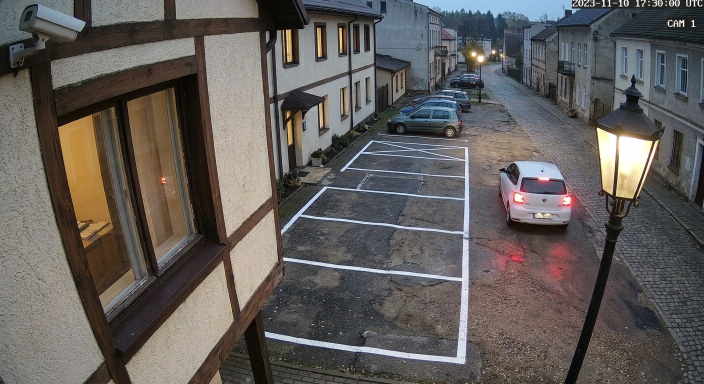
#> input picture content/cases/zawierzbie/art/src/c01.jpg, 1408 x 768 px (shown at 1/2 size); its folder holds 8 pictures in this run
$ python cctv.py
#> lines starting #> are read from the running program, lines starting #| are printed output that depends on the picture; after the words box and inside, x2 and y2 are one past the last pixel; in counts of white or black regions, pixels touching at a corner belong together
#!/usr/bin/env python3
"""
Przygotowuje klatki monitoringu z obrazów źródłowych (art/src/cNN.jpg) do assets/ (1600×900, 16:9).
Uruchom: python3 content/cases/zawierzbie/art/cctv.py   (wymaga Pillow i numpy)

- podmienia wypalony znacznik czasu na zgodny ze sprawą,
- przemalowuje biały samochód zaparkowany na ulicy w późniejszych klatkach na ciemny
  (żeby nie mylił się z autem, które wyjeżdża o 18:31),
- nanosi logo firmy na bus i fragment tablicy rejestracyjnej.
Stacja paliw i dworek: polskie napisy zamiast angielskich, polskie tablice, opis kamery.
"""
from pathlib import Path

import numpy as np
from PIL import Image, ImageDraw, ImageFilter, ImageFont

HERE = Path(__file__).resolve().parent
SRC = HERE / "src"
OUT = HERE.parent / "assets"
SIZE = (1600, 900)
MONO_CANDIDATES = [
    "/usr/share/fonts/truetype/dejavu/DejaVuSansMono.ttf",
    "/usr/share/fonts/truetype/liberation/LiberationMono-Regular.ttf",
    "C:/Windows/Fonts/consola.ttf",
    "/Library/Fonts/Courier New.ttf",
]
SERIF_CANDIDATES = [
    "/usr/share/fonts/truetype/dejavu/DejaVuSerif.ttf",
    "/usr/share/fonts/truetype/liberation/LiberationSerif-Regular.ttf",
    "C:/Windows/Fonts/times.ttf",
    "/Library/Fonts/Times New Roman.ttf",
]
SANS_BOLD_CANDIDATES = [
    "/usr/share/fonts/truetype/dejavu/DejaVuSans-Bold.ttf",
    "/usr/share/fonts/truetype/liberation/LiberationSans-Bold.ttf",
    "C:/Windows/Fonts/arialbd.ttf",
    "/Library/Fonts/Arial Bold.ttf",
]


def font(candidates, size):
    for p in candidates:
        if Path(p).exists():
            return ImageFont.truetype(p, size)
    return ImageFont.load_default()


def timestamp(img, text):
    """Zastępuje wypalony znacznik czasu (prawy górny róg)."""
    d = ImageDraw.Draw(img)
    d.rectangle((1138, 0, 1408, 18), fill=(18, 18, 18))
    d.text((1404, 1), text, font=font(MONO_CANDIDATES, 16), fill=(238, 238, 238), anchor="ra")


def darken_car(img, box, keep=None):
    """Lakier w obrysie auta → ciemny (cienie i odblaski zostają, czerwone światła bez zmian)."""
    im = np.asarray(img).astype(float) / 255
    x0, y0, x1, y1 = box
    mask = Image.new("L", img.size, 0)
    ImageDraw.Draw(mask).rounded_rectangle(box, radius=min(x1 - x0, y1 - y0) // 4, fill=255)
    m = np.asarray(mask.filter(ImageFilter.GaussianBlur(2))).astype(float)[y0:y1, x0:x1] / 255
    region = im[y0:y1, x0:x1]
    r, g, b = region[..., 0], region[..., 1], region[..., 2]
    red = np.clip((r - np.maximum(g, b) * 1.35) / 0.15, 0, 1)  # tylne światła (z jasnym środkiem)
    red = np.asarray(Image.fromarray((red * 255).astype("uint8")).filter(ImageFilter.MaxFilter(9))
                     .filter(ImageFilter.GaussianBlur(1.5))).astype(float) / 255
    w = m * (1 - red) * np.clip((region.max(axis=2) - 0.18) / 0.15, 0, 1)
    if keep:
        kx0, ky0, kx1, ky1 = keep
        w[ky0 - y0:ky1 - y0, kx0 - x0:kx1 - x0] = 0
    lum = region.mean(axis=2, keepdims=True)
    dark = lum * 0.22 + np.array([0.02, 0.025, 0.045])  # granat/grafit
    region[:] = region * (1 - w[..., None]) + dark * w[..., None]
    return Image.fromarray((np.clip(im, 0, 1) * 255).astype("uint8"))


def clone_from(img, donor, box, feather=12):
    """Wstawia fragment z innej klatki tego samego ujęcia; oświetlenie (gradient) dopasowane do otoczenia."""
    a = np.asarray(img).astype(float)
    b = np.asarray(donor).astype(float)
    x0, y0, x1, y1 = box
    pad = 16
    ring = np.zeros(a.shape[:2], bool)
    ring[y0 - pad:y1 + pad, x0 - pad:x1 + pad] = True
    ring[y0:y1, x0:x1] = False
    ys, xs = np.nonzero(ring)
    A = np.stack([np.ones_like(xs), xs, ys, xs * xs, ys * ys, xs * ys], axis=1).astype(float)
    gy, gx = np.mgrid[y0 - pad:y1 + pad, x0 - pad:x1 + pad]
    G = np.stack([np.ones_like(gx), gx, gy, gx * gx, gy * gy, gx * gy], axis=-1).astype(float)
    sl = (slice(y0 - pad, y1 + pad), slice(x0 - pad, x1 + pad))
    matched = a.copy()
    for c in range(3):
        fa = G @ np.linalg.lstsq(A, a[ys, xs, c], rcond=None)[0]
        fb = G @ np.linalg.lstsq(A, b[ys, xs, c], rcond=None)[0]
        matched[sl + (c,)] = b[sl + (c,)] - fb + fa
    mask = Image.new("L", img.size, 0)
    ImageDraw.Draw(mask).rounded_rectangle(box, radius=feather, fill=255)
    m = np.asarray(mask.filter(ImageFilter.GaussianBlur(feather / 2))).astype(float)[..., None] / 255
    out = a * (1 - m) + matched * m
    return Image.fromarray(np.clip(out, 0, 255).astype("uint8"))


def patch(img, cx, cy, r):
    """Zamazuje drobny element (np. znaczek marki) kolorem otoczenia."""
    im = np.asarray(img).astype(float)
    ring = []
    for y in range(cy - r - 3, cy + r + 4):
        for x in range(cx - r - 3, cx + r + 4):
            dd = (x - cx) ** 2 + (y - cy) ** 2
            if r * r < dd <= (r + 3) ** 2:
                ring.append(im[y, x])
    c = np.mean(ring, axis=0)
    d = ImageDraw.Draw(img)
    d.ellipse((cx - r, cy - r, cx + r, cy + r), fill=tuple(int(v) for v in c))
    return img


def plate(img, box, text):
    x0, y0, x1, y1 = box
    layer = Image.new("RGBA", (x1 - x0, y1 - y0), (232, 232, 228, 255))
    d = ImageDraw.Draw(layer)
    d.rectangle((0, 0, 3, y1 - y0), fill=(30, 60, 150, 255))
    f = font(MONO_CANDIDATES, 9)
    d.text((5, (y1 - y0) / 2), text, font=f, fill=(20, 20, 20, 255), anchor="lm")
    img.paste(layer.filter(ImageFilter.GaussianBlur(0.35)), (x0, y0))
    return img


def van_logo(img, origin, shear=-0.04, scale=1.0):
    """Logo firmy na boku busa (lekko ścięte, zgodnie z perspektywą)."""
    layer = Image.new("RGBA", (215, 48), (0, 0, 0, 0))
    d = ImageDraw.Draw(layer)
    d.text((2, 20), "BĄK-REMONTY", font=font(SANS_BOLD_CANDIDATES, 24), fill=(28, 58, 120, 240), anchor="lm")
    d.text((4, 41), "tel. 600 123 456", font=font(SANS_BOLD_CANDIDATES, 9), fill=(28, 58, 120, 200), anchor="lm")
    if scale != 1.0:
        layer = layer.resize((round(215 * scale), round(48 * scale)), Image.LANCZOS)
    layer = layer.transform(layer.size, Image.AFFINE, (1, 0, 0, shear, 1, 0), resample=Image.BICUBIC)
    img = img.convert("RGBA")
    img.alpha_composite(layer.filter(ImageFilter.GaussianBlur(0.3)), origin)
    return img.convert("RGB")


# [109 lines left out: functions erase_text, text_at, unyellow, eu_plate, frame, orlen_pump and 2 more, not called in this run]


def save(img, name):
    img.convert("RGB").resize(SIZE, Image.LANCZOS).save(OUT / name, quality=86, optimize=True, progressive=True)


PARKED = (1150, 295, 1197, 415)  # biały samochód zaparkowany po prawej (za latarnią)


def build():
    # c01 – 18:31, biały hatchback wyjeżdża (auto kierowniczki)
    img = Image.open(SRC / "c01.jpg").convert("RGB")
#> img is the input picture: PIL image 1408x768 RGB; mean R, G, B 98, 93.6, 90.9
    img = patch(img, 1089, 401, 4)
#> after the loop in patch, `for y in range(cy - r - 3, cy + r + 4):`: ring = 100 items, first 6: [166, 162, 177], [157, 154, 165], [167, 164, 175], [154, 148, 162], [153, 147, 161], [135, 129, 143]
#> in patch, `c = np.mean(ring, axis=0)`: c = [155.7, 151.1, 163.3]
    img = plate(img, (1067, 427, 1105, 437), "TZA 47")
    timestamp(img, "14-11-2025 18:31:05")
    save(img, "c01.jpg")

    # c02 – 20:05, kobieta odchodzi; biały samochód z poprzedniej klatki usunięty (fragment pustej ulicy z c05)
    img = Image.open(SRC / "c02.jpg").convert("RGB")
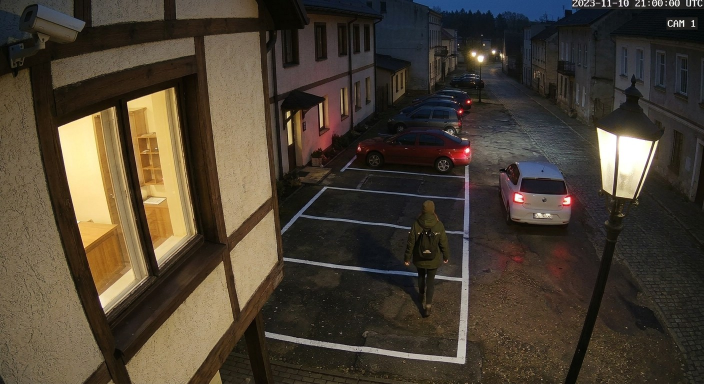
#> input picture content/cases/zawierzbie/art/src/c02.jpg, 1408 x 768 px (shown at 1/2 size)
#> img is the input picture: PIL image 1408x768 RGB; mean R, G, B 73.9, 63.9, 50.6
    img = clone_from(img, Image.open(SRC / "c05.jpg").convert("RGB"), (985, 305, 1146, 545))
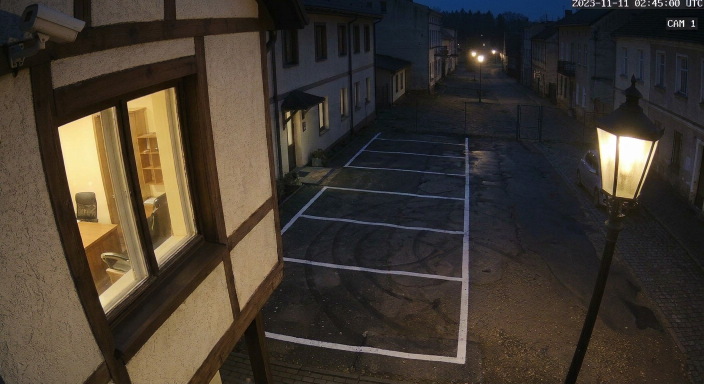
#> input picture content/cases/zawierzbie/art/src/c05.jpg, 1408 x 768 px (shown at 1/2 size)
#> in clone_from, `x0, y0, x1, y1 = box`: x0 = 985; y0 = 305; x1 = 1146; y1 = 545
#> in clone_from, `gy, gx = np.mgrid[y0 - pad:y1 + pad, x0 - pad:x1 + pad]`:
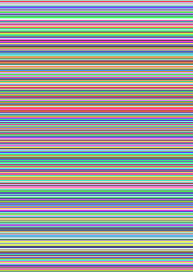
#> gy: shape (272, 193) int64; 272 distinct labels, from 289 to 560; one colour per label, 0 black
#> the loop in clone_from, `for c in range(3):` made 3 passes
#> pass 1, in clone_from, `fb = G @ np.linalg.lstsq(A, b[ys, xs, c], rcond=None)[0]`:
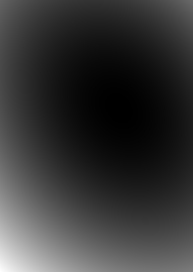
#> fb: shape (272, 193) float64; min 21.1, max 78.39, mean 33.4; drawn with min black and max white
#> in clone_from, `mask = Image.new("L", img.size, 0)`: mask: PIL image 1408x768 L; every value is 0
#> in clone_from, `ImageDraw.Draw(mask).rounded_rectangle(box, radius=feather, fill=255)`:
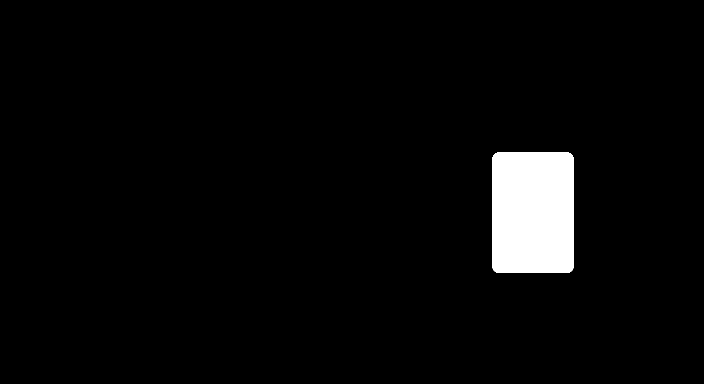
#> mask: PIL image 1408x768 L (shown at 1/2 size); 3.6% white; 1 white region, box (x1, y1, x2, y2) and area: (985, 305, 1147, 546) 38906
    timestamp(img, "14-11-2025 20:05:40")
#> the loop in font (call 2), `for p in candidates:` made 1 pass
    save(img, "c02.jpg")

    # c03 – 21:28, bus i kierowca
    img = Image.open(SRC / "c03.jpg").convert("RGB")
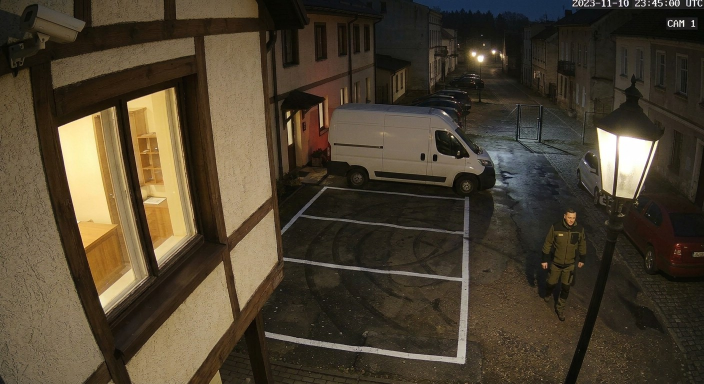
#> input picture content/cases/zawierzbie/art/src/c03.jpg, 1408 x 768 px (shown at 1/2 size)
#> img is the input picture: PIL image 1408x768 RGB; mean R, G, B 76.1, 65.2, 47.7
    img = darken_car(img, PARKED)
#> in darken_car, `ImageDraw.Draw(mask).rounded_rectangle(box, radius=min(x1 - x0, y1 - y..`: mask: PIL image 1408x768 L; 0.53% white; 1 white region, box (x1, y1, x2, y2) and area: (1150, 295, 1198, 416) 5692
#> in darken_car, `red = np.clip((r - np.maximum(g, b) * 1.35) / 0.15, 0, 1)`: red: shape (120, 47) float64; values 0 (black) and 0.00654 (white), 0.02% white in thin lines or dots, all inside (x1, y1, x2, y2) = (44, 94, 45, 95)
#> in darken_car, `red = np.asarray(Image.fromarray((red * 255).astype("uint8")).filter(I..`: red: shape (120, 47) float64; values 0 (black) and 0.00392 (white), 1.1% white; 1 white region, box (x1, y1, x2, y2) and area: (40, 90, 47, 99) 63
    img = van_logo(img, (712, 262))
#> in van_logo, `layer = Image.new("RGBA", (215, 48), (0, 0, 0, 0))`: layer: PIL image 215x48 RGBA; every value is 0
#> the loop in font, `for p in candidates:` made 1 pass
    timestamp(img, "14-11-2025 21:28:12")
#> img: PIL image 1408x768 RGB
    save(img, "c03.jpg")
#> call 3 of save, with name = 'c03.jpg'
#> in save (call 3), `img.convert("RGB").resize(SIZE, Image.LANCZOS).save(OUT / name, qualit..`:
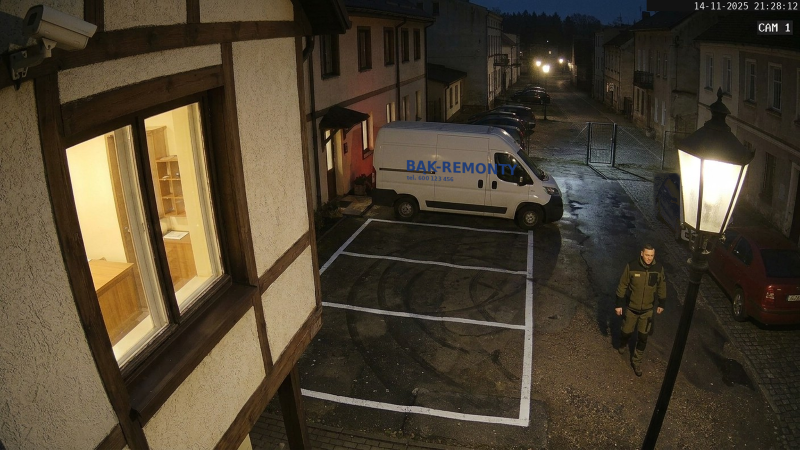
#> saved as c03.jpg: PIL image 1600x900 RGB (shown at 1/2 size); mean R, G, B 75.6, 64.9, 47.5

    # c04 – 21:41, bus odjeżdża
#> (the run stopped early here; a loop or call above may not have finished)
